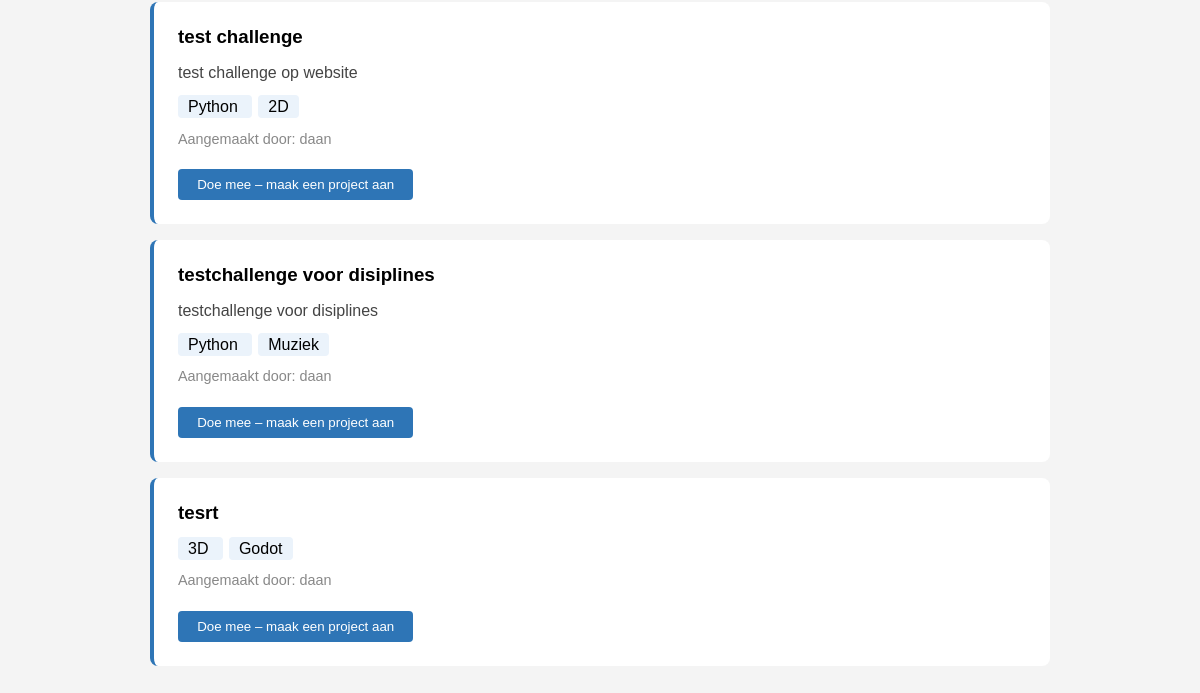
The page / (signed in, lower part) on the database as committed earlier.
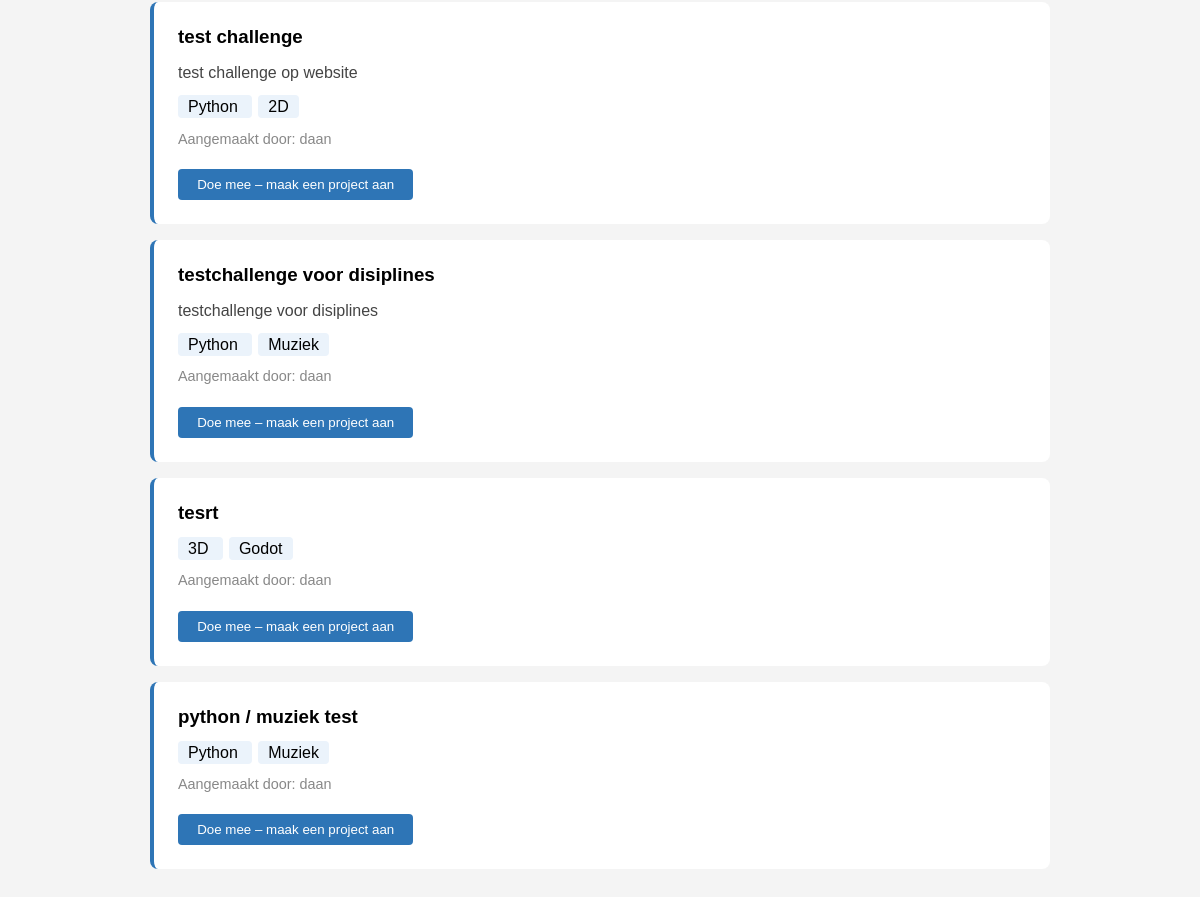
The same page on the database as committed later.
### challenges/models.py (models this page shows, shortened)
class Challenge(models.Model):
    titel = models.CharField(max_length=200)
    omschrijving = models.TextField()
    discipline_een = models.ForeignKey(
        Discipline,
        on_delete=models.CASCADE,
        related_name='challenges_een'
    )
    discipline_twee = models.ForeignKey(
        Discipline,
        on_delete=models.CASCADE,
        related_name='challenges_twee'
    )
    aangemaakt_door = models.ForeignKey(
        User,
        on_delete=models.SET_NULL,
        null=True
    )
    aangemaakt_op = models.DateTimeField(auto_now_add=True)

class Discipline(models.Model):
    naam = models.CharField(max_length=100)
    def __str__(self):
        return self.naam

### challenges/views.py (the view)
# urls.py: path('', views.challenges_lijst, name='challenges_lijst'),
@login_required(login_url='login')
def challenges_lijst(request):
    challenges = Challenge.objects.all()
    return render(request, 'challenges_lijst.html', {'challenges': challenges})

### challenges/templates/challenges_lijst.html (shortened to what this page needs)
{% extends 'base.html' %}
{% block content %}
    {% for challenge in challenges %}
        <div style="background: white; padding: 1.5rem; margin-bottom: 1rem; border-radius: 8px; border-left: 4px solid #2E75B6;">
            <h3 style="margin: 0 0 0.5rem 0;">{{ challenge.titel }}</h3>
            <p style="color: #444;">{{ challenge.omschrijving }}</p>
            <p style="margin: 0.5rem 0;">
                <span style="background: #EBF3FB; padding: 3px 10px; border-radius: 4px; margin-right: 6px;">
                     {{ challenge.discipline_een }}
                </span>
                <span style="background: #EBF3FB; padding: 3px 10px; border-radius: 4px;">
                     {{ challenge.discipline_twee }}
                </span>
            </p>
            <p style="color: #888; font-size: 0.9rem;">Aangemaakt door: {{ challenge.aangemaakt_door }}</p>
            <a href="{% url 'project_aanmaken' challenge.id %}">
                <button style="margin-top: 0.5rem; background: #2E75B6; color: white; border: none; padding: 0.5rem 1.2rem; border-radius: 4px; cursor: pointer;">
                     Doe mee – maak een project aan
                </button>
            </a>
        </div>
    {% empty %}
        <p>Er zijn nog geen challenges aangemaakt.</p>
    {% endfor %}
{% endblock %}

Rows that differ between the two databases and show on the page:
added Challenge: titel "python / muziek test", discipline_een "Python", discipline_twee "Muziek", aangemaakt_door "daan"
